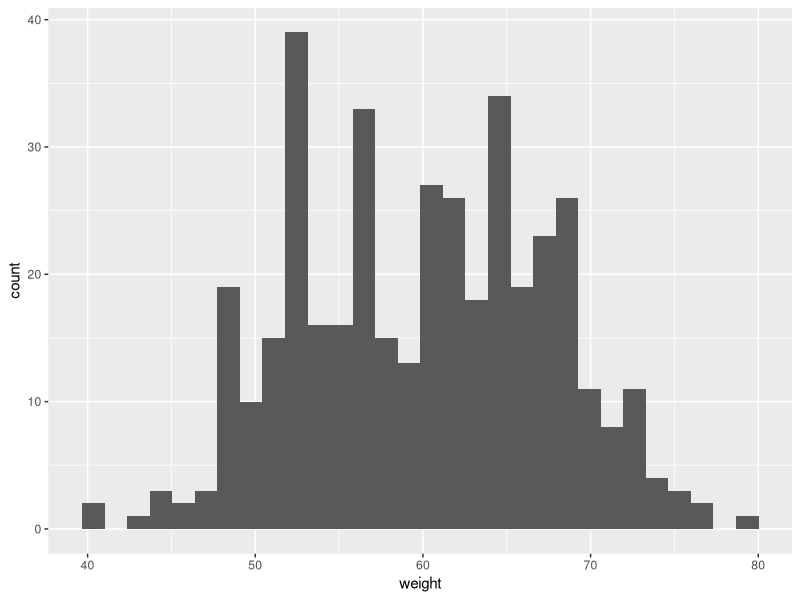
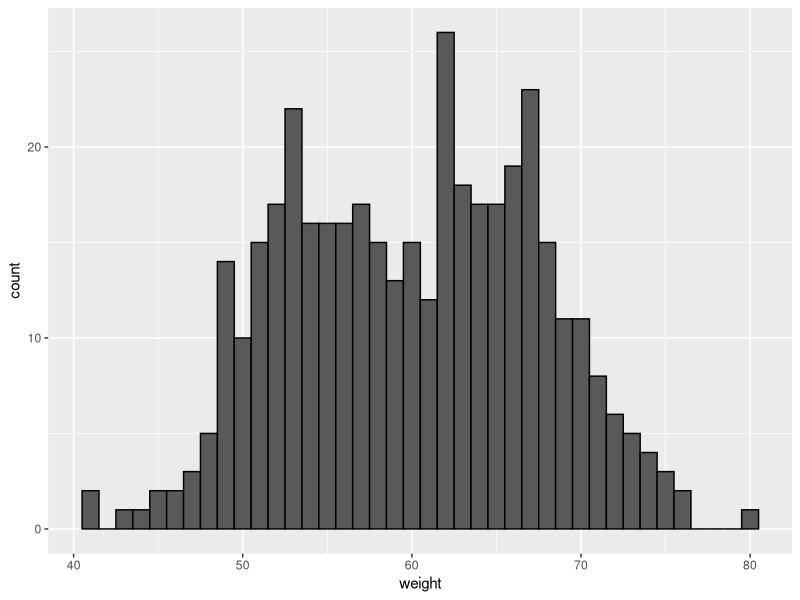
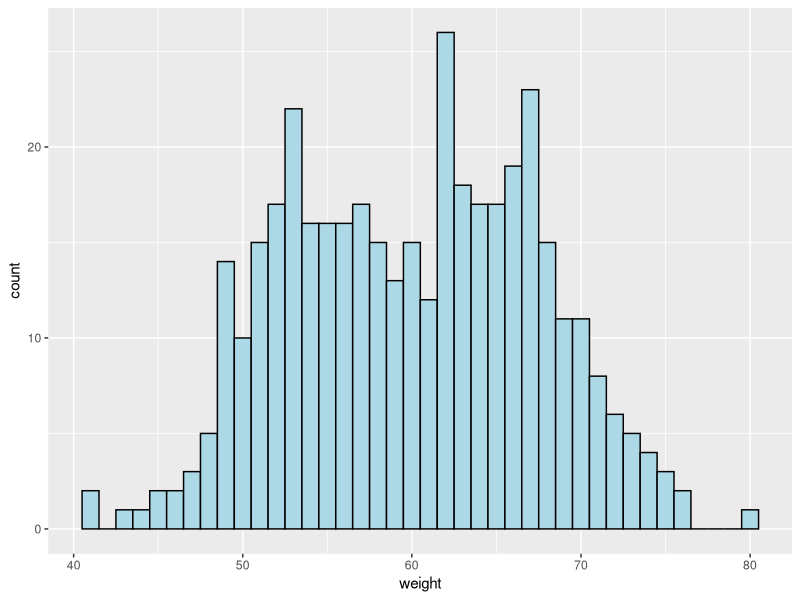
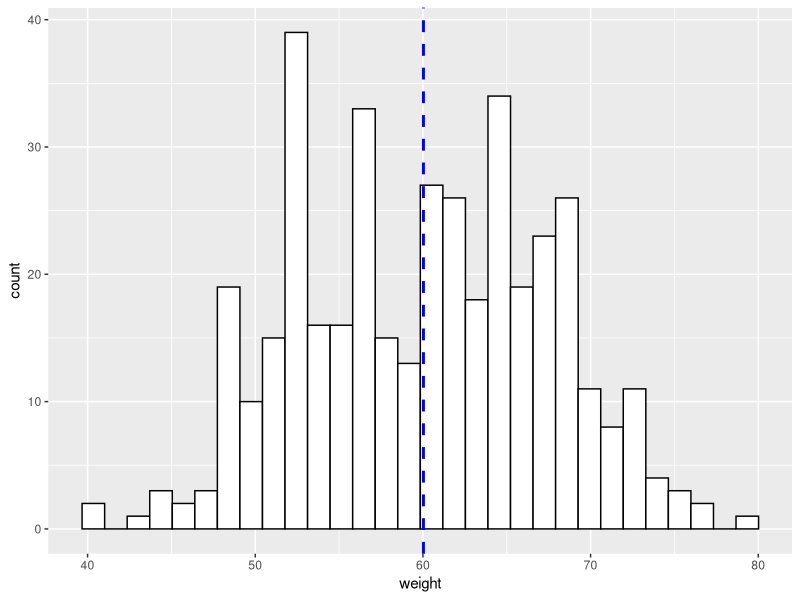
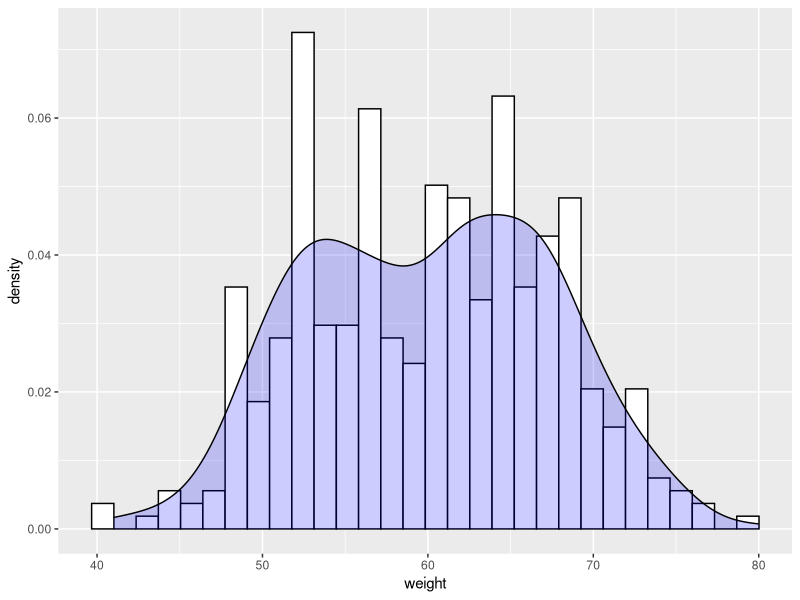
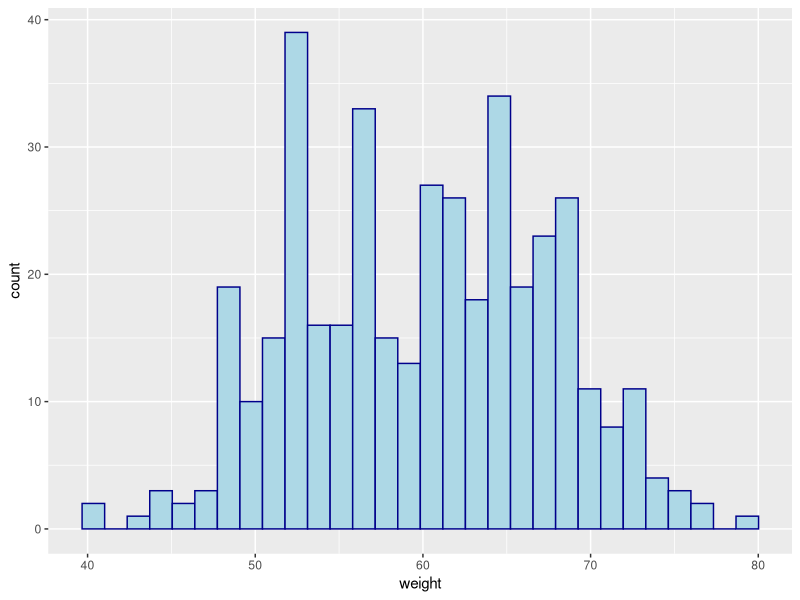

These figures' R source, in order:
# Importing the data set

dataset = read.csv("data.csv")

# Importing the library
library(ggplot2)

# Basic histogram using ggplot2
ggplot(dataset, aes(x = weight))+
  geom_histogram()

# Changing the width of bins
ggplot(dataset, aes(x = weight))+
  geom_histogram(binwidth = 1, color = "black")

# Changing colors
ggplot(dataset, aes(x = weight))+
  geom_histogram(binwidth = 1, color = "black", fill = "lightblue")

# Adding the mean line
myPlot = ggplot(dataset, aes(x = weight))+
  geom_histogram(color = "black", fill = "white")

myPlot + geom_vline(aes(xintercept = mean(weight)), 
                    color = "blue", linetype = "dashed", size = 1)

# Histogram with density plot
ggplot(dataset, aes(x = weight))+
  geom_histogram(aes(y = after_stat(density)), color = "black", fill = "white")+
  geom_density(fill = "blue", alpha = .2)

# Changing line color and fill color
ggplot(dataset, aes(x = weight))+
  geom_histogram(color = "darkblue", fill = "lightblue")

